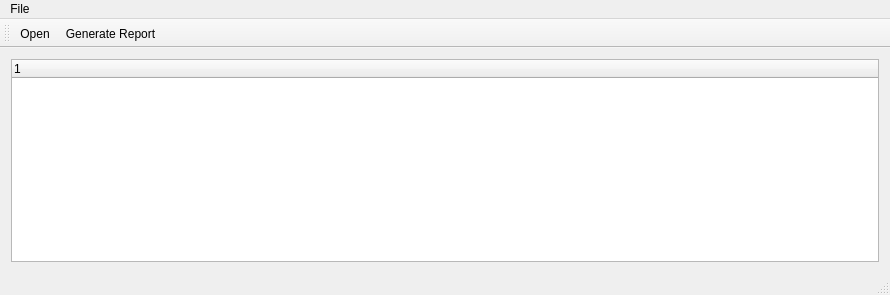
<?xml version="1.0" encoding="UTF-8"?>
<ui version="4.0">
 <class>MainWindow</class>
 <widget class="QMainWindow" name="MainWindow">
  <property name="geometry">
   <rect>
    <x>0</x>
    <y>0</y>
    <width>890</width>
    <height>295</height>
   </rect>
  </property>
  <property name="windowTitle">
   <string>Analyzer</string>
  </property>
  <property name="windowIcon">
   <iconset resource="resources.qrc">
    <normaloff>:/icons/icon_preview.png</normaloff>:/icons/icon_preview.png</iconset>
  </property>
  <widget class="QWidget" name="centralWidget">
   <layout class="QVBoxLayout" name="verticalLayout">
    <item>
     <widget class="QTreeWidget" name="treeView">
      <property name="alternatingRowColors">
       <bool>true</bool>
      </property>
      <property name="selectionMode">
       <enum>QAbstractItemView::MultiSelection</enum>
      </property>
      <column>
       <property name="text">
        <string notr="true">1</string>
       </property>
      </column>
     </widget>
    </item>
   </layout>
  </widget>
  <widget class="QMenuBar" name="menuBar">
   <property name="geometry">
    <rect>
     <x>0</x>
     <y>0</y>
     <width>890</width>
     <height>26</height>
    </rect>
   </property>
   <widget class="QMenu" name="menuFile">
    <property name="title">
     <string>File</string>
    </property>
    <addaction name="actionOpen"/>
    <addaction name="actionGenerate_Report"/>
    <addaction name="separator"/>
    <addaction name="actionExit"/>
   </widget>
   <addaction name="menuFile"/>
  </widget>
  <widget class="QToolBar" name="mainToolBar">
   <attribute name="toolBarArea">
    <enum>TopToolBarArea</enum>
   </attribute>
   <attribute name="toolBarBreak">
    <bool>false</bool>
   </attribute>
   <addaction name="actionOpen"/>
   <addaction name="actionGenerate_Report"/>
  </widget>
  <widget class="QStatusBar" name="statusBar"/>
  <action name="actionOpen">
   <property name="icon">
    <iconset resource="resources.qrc">
     <normaloff>:/icons/icon_open.png</normaloff>:/icons/icon_open.png</iconset>
   </property>
   <property name="text">
    <string>Open</string>
   </property>
   <property name="toolTip">
    <string>Open the simulation results directory</string>
   </property>
   <property name="statusTip">
    <string>Open the simulation results directory</string>
   </property>
   <property name="shortcut">
    <string>Ctrl+O</string>
   </property>
  </action>
  <action name="actionGenerate_Report">
   <property name="icon">
    <iconset resource="resources.qrc">
     <normaloff>:/icons/icon_csv.png</normaloff>:/icons/icon_csv.png</iconset>
   </property>
   <property name="text">
    <string>Generate Report</string>
   </property>
   <property name="toolTip">
    <string>Generate CSV Report</string>
   </property>
   <property name="statusTip">
    <string>Generate CSV Report</string>
   </property>
  </action>
  <action name="actionExit">
   <property name="icon">
    <iconset resource="resources.qrc">
     <normaloff>:/icons/icon_exit.png</normaloff>:/icons/icon_exit.png</iconset>
   </property>
   <property name="text">
    <string>Exit</string>
   </property>
   <property name="toolTip">
    <string>Exit from application</string>
   </property>
   <property name="statusTip">
    <string>Exit from application</string>
   </property>
  </action>
 </widget>
 <layoutdefault spacing="6" margin="11"/>
 <resources>
  <include location="resources.qrc"/>
 </resources>
 <connections/>
</ui>
